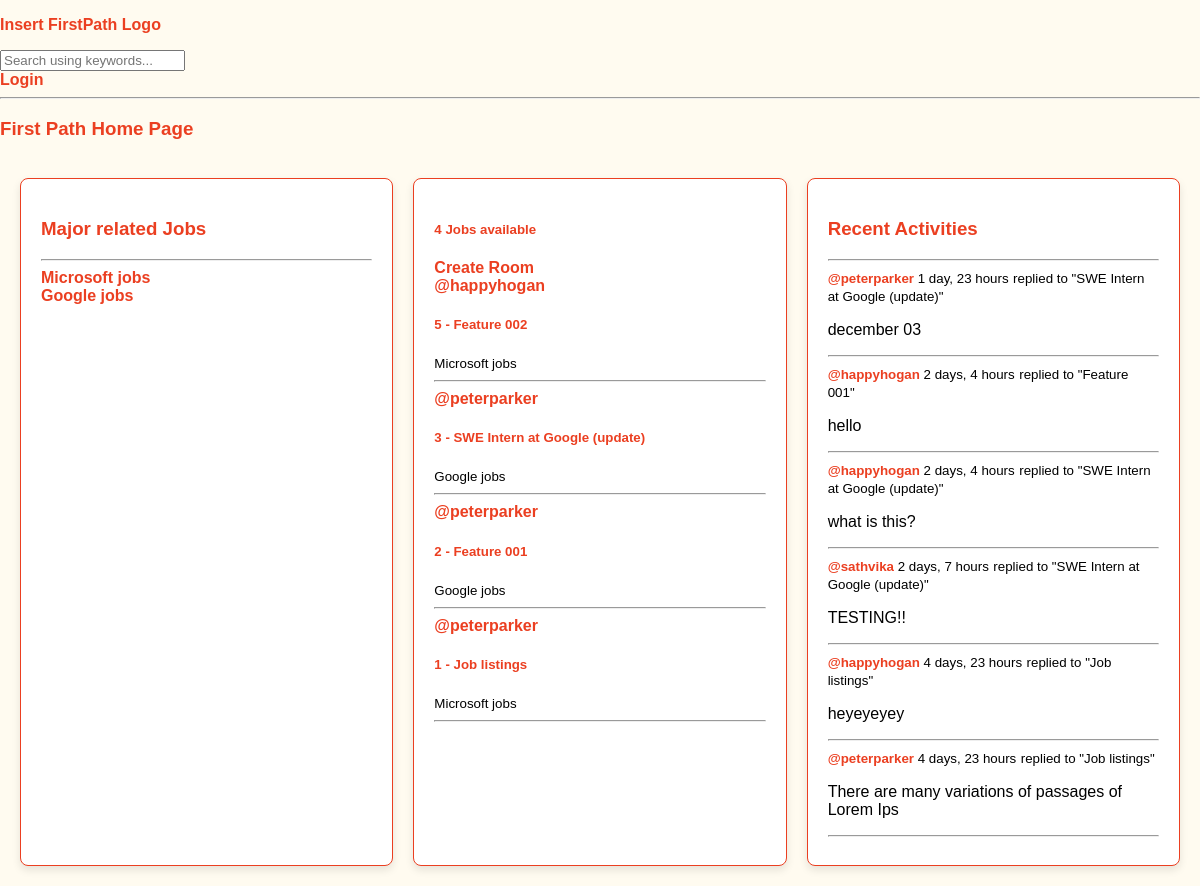
Before: / with the older database file.
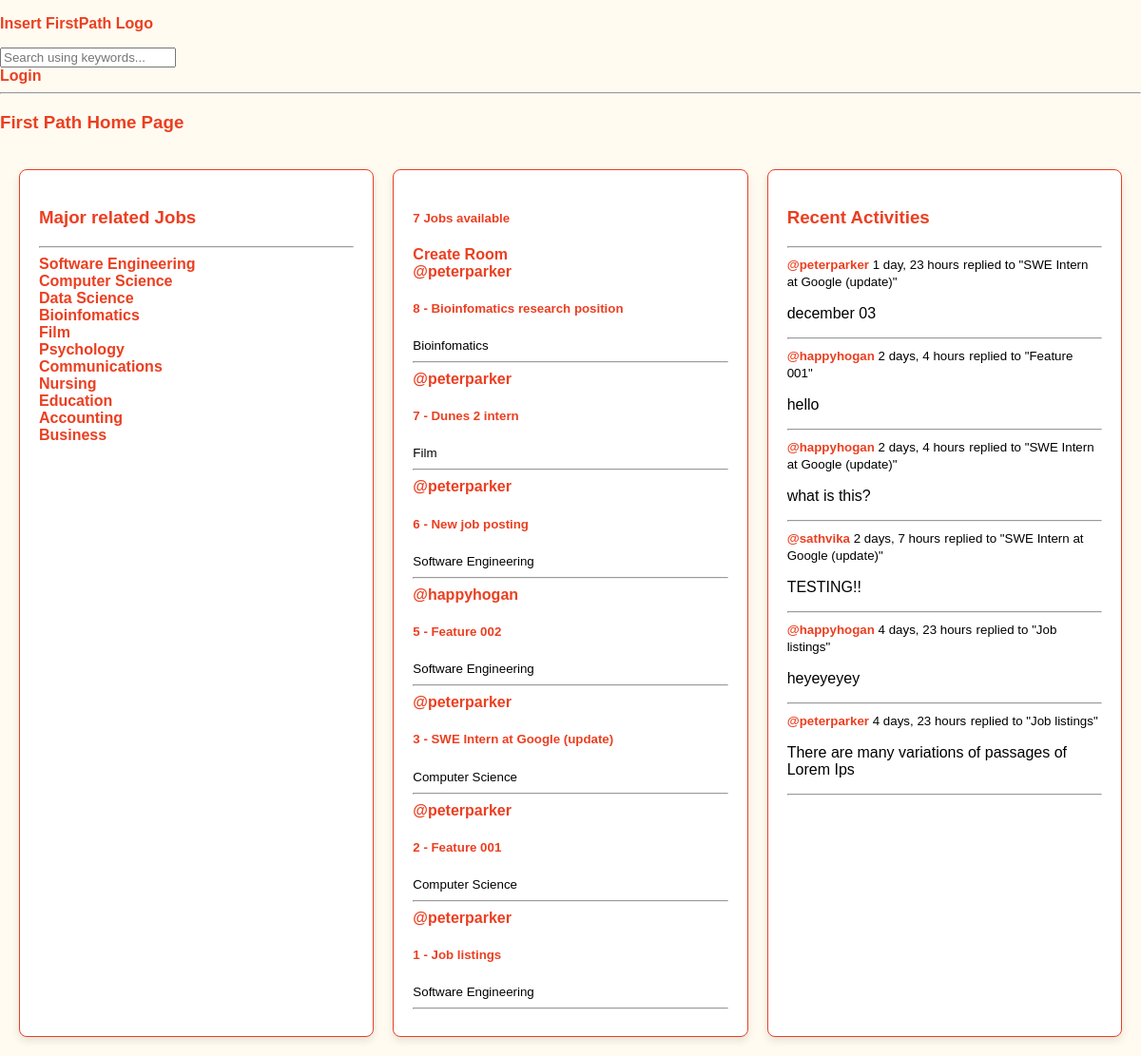
After: the same page with the newer database file.
### base/models.py (models this page shows, shortened)
class Topic(models.Model):
    name = models.CharField(max_length=200)

class Room(models.Model):
    host = models.ForeignKey(User, on_delete=models.SET_NULL, null=True)
    topic = models.ForeignKey(Topic, on_delete=models.SET_NULL, null=True)
    name = models.CharField(max_length=200)
    description = models.TextField(null=True, blank=True)
    participants= models.ManyToManyField(User, related_name='participants', blank=True)
    updated = models.DateTimeField(auto_now=True)
    created = models.DateTimeField(auto_now_add=True)
    class Meta:
        ordering = ['-updated', '-created']
    def __str__(self):
        return self.name

class Message(models.Model):
    user = models.ForeignKey(User, on_delete=models.CASCADE)
    room = models.ForeignKey(Room, on_delete=models.CASCADE)
    body = models.TextField()
    updated = models.DateTimeField(auto_now=True)
    created = models.DateTimeField(auto_now_add=True)
    class Meta:
        ordering = ['-updated', '-created']
    def __str__(self):
        return self.body[0:50]

### base/views.py (the view)
# urls.py: path('', views.home, name='home'),
def home(request):
    q = request.GET.get('q') if request.GET.get('q') != None else ''
    rooms = Room.objects.filter(
        Q(topic__name__icontains=q) |
        Q(name__icontains=q) |
        Q(description__icontains=q)
    )
    topics = Topic.objects.all()
    room_count = rooms.count() #use for total no. of jobs
    room_messages = Message.objects.filter(Q(room__topic__name__icontains=q))
    context = {'rooms': rooms, 'topics': topics, 'room_count': room_count, 'room_messages': room_messages}
    return render(request, 'base/home.html', context)

### base/templates/base/home.html
{% extends 'main.html' %}
{% block content %}
<h3>First Path Home Page</h3>
<div class="container">
    {% include 'base/major_job.html' %}
    <div>
        <h5>{{room_count}} Jobs available</h5>
        <a href="{% url 'create-room' %}">Create Room</a>
        {% include 'base/feed.html' %}
    </div>
    <div>
        {% include 'base/activity_component.html'%}
    </div>
</div>
{% endblock content %}

### base/templates/base/major_job.html (shortened to what this page needs)
<div>
    <h3>Major related Jobs</h3>
    <hr>
    {% for topic in topics %}
    <div>
        <a href="{% url 'home' %}?q={{topic.name}}">{{topic.name}}</a>
    </div>
    {% endfor %}
</div>

### base/templates/base/feed.html (shortened to what this page needs)
<div>
    {% for room in rooms %}
    <div>
        <a href="{% url 'user-profile' room.host.id %}">@{{room.host.username}}</a>
        <h5>{{room.id}} - <a href="{% url 'room' room.id%}">{{room.name}}</a></h5>
        <small>{{room.topic.name}}</small>
        <hr>
    </div>
    {% endfor %}
</div>

### base/templates/base/activity_component.html (shortened to what this page needs)
<h3>Recent Activities</h3>
<hr>
{% for message in room_messages %}
<div>
    <small><a href="{%url 'user-profile' message.user.id%}">@{{message.user}}</a> {{message.created|timesince}}</small>
    <small>replied to "{{message.room}}"</small>
    <p>{{message}}</p>
    <hr>
</div>
{% endfor %}

Changed rows visible on the page:
changed Topic: name "Microsoft jobs" → "Software Engineering"
changed Topic: name "Google jobs" → "Computer Science"
added Topic: name "Data Science"
added Topic: name "Bioinfomatics"
added Topic: name "Film"
added Topic: name "Psychology"
added Topic: name "Communications"
added Topic: name "Nursing"
added Topic: name "Education"
added Topic: name "Accounting"
added Topic: name "Business"
added Room: host.username "peterparker", id "8", name "Bioinfomatics research position", topic.name "Bioinfomatics"
added Room: host.username "peterparker", id "7", name "Dunes 2 intern", topic.name "Film"
added Room: host.username "peterparker", id "6", name "New job posting", topic.name "Software Engineering"
changed through a linked row, Room "Feature 002": topic.name "Microsoft jobs" → "Software Engineering"
changed through a linked row, Room "SWE Intern at Google (update)": topic.name "Google jobs" → "Computer Science"
changed through a linked row, Room "Feature 001": topic.name "Google jobs" → "Computer Science"
changed through a linked row, Room "Job listings": topic.name "Microsoft jobs" → "Software Engineering"
Other visible differences:
{{ room_count }}: "4" → "7"
